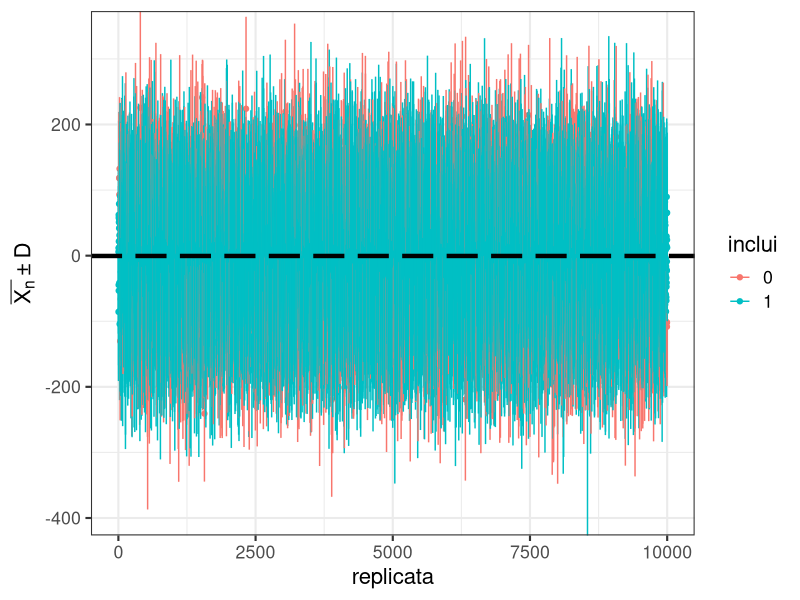

R code for this plot:
truemu <- -.5
truesd <- 200

n <- 10
M <- 10000
gama <- .90
cc <- qt(p = (1  + gama)/2, df = n-1)

computa_D <- function(x) {
  n <- length(x)
  Delta.sq <- sum((x - mean(x))^2)
  sigma.prime <- sqrt(Delta.sq/(n-1)) 
  d <- cc * sigma.prime/sqrt(n)
  return(d)
}

ta_no_intervalo <- function(intervalo){
  (intervalo[1] <= truemu) * (truemu <= intervalo[2])
}
#######

data.sets <- matrix(rnorm(n = n*M, mean = truemu, sd = truesd), ncol = n, nrow = M)


Xbars <- apply(data.sets, 1, mean)
Ds <- apply(data.sets, 1, computa_D)
As <- Xbars - Ds
Bs <- Xbars + Ds  

Intervalos <- data.frame(lwr = As, upr = Bs)
Intervalos$contem <- apply(Intervalos, 1, ta_no_intervalo)

mean(Intervalos$contem) ## cobertura dos intervalos


########### Figura
praplotar <- data.frame(lwr = As, media = Xbars, upr = Bs,
                        inclui = as.factor(Intervalos$contem), replicata = 1:M)
library(ggplot2)

p0 <- ggplot(data = praplotar, aes(x = replicata, y = media, colour = inclui)) +
  geom_point() +
  geom_errorbar(aes(ymin = lwr, ymax = upr)) +
  geom_hline(yintercept = truemu, linetype = "longdash", size = 1.5) +
  scale_y_continuous(expression(bar(X[n]) %+-%  D), expand = c(0, 0)) +
  theme_bw(base_size = 16)

p0
